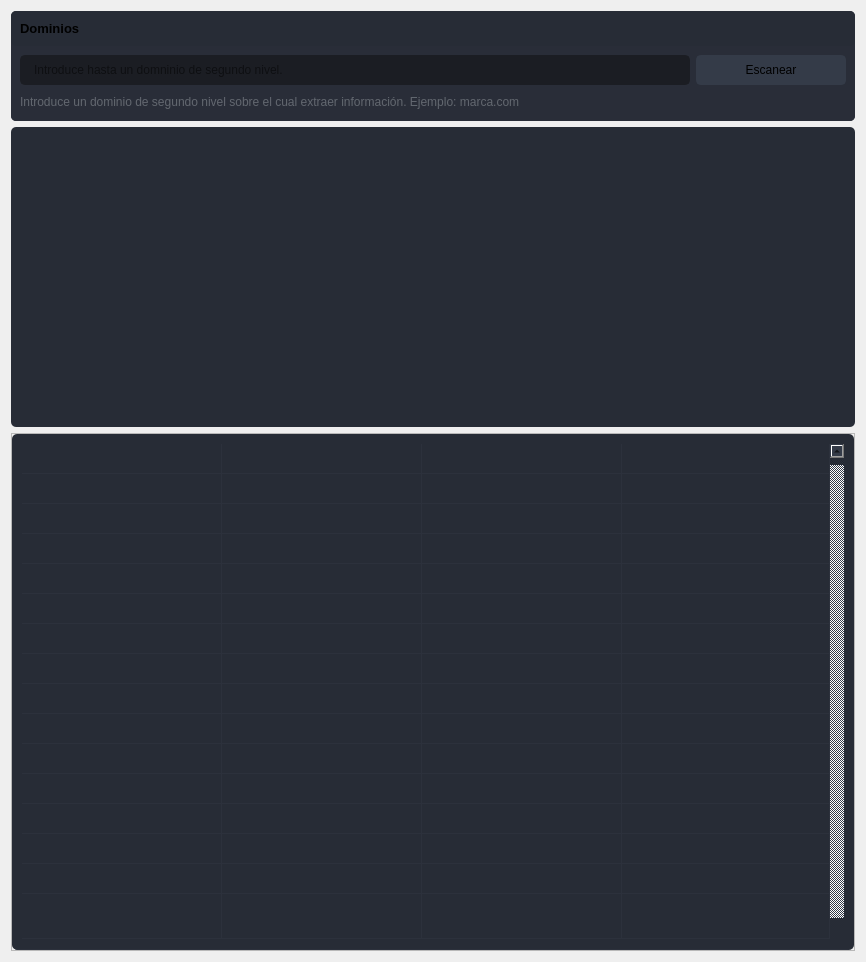
                  <widget class="QWidget" name="page">
                   <property name="minimumSize">
                    <size>
                     <width>0</width>
                     <height>0</height>
                    </size>
                   </property>
                   <layout class="QVBoxLayout" name="verticalLayout_12">
                    <item>
                     <widget class="QFrame" name="frame_6">
                      <property name="styleSheet">
                       <string notr="true">border-radius: 5px;</string>
                      </property>
                      <property name="frameShape">
                       <enum>QFrame::StyledPanel</enum>
                      </property>
                      <property name="frameShadow">
                       <enum>QFrame::Raised</enum>
                      </property>
                      <layout class="QVBoxLayout" name="verticalLayout_20">
                       <property name="spacing">
                        <number>0</number>
                       </property>
                       <property name="leftMargin">
                        <number>0</number>
                       </property>
                       <property name="topMargin">
                        <number>0</number>
                       </property>
                       <property name="rightMargin">
                        <number>0</number>
                       </property>
                       <property name="bottomMargin">
                        <number>0</number>
                       </property>
                       <item>
                        <widget class="QFrame" name="frame_div_content_3">
                         <property name="minimumSize">
                          <size>
                           <width>0</width>
                           <height>110</height>
                          </size>
                         </property>
                         <property name="maximumSize">
                          <size>
                           <width>16777215</width>
                           <height>110</height>
                          </size>
                         </property>
                         <property name="styleSheet">
                          <string notr="true">background-color: rgb(41, 45, 56);
border-radius: 5px;
</string>
                         </property>
                         <property name="frameShape">
                          <enum>QFrame::NoFrame</enum>
                         </property>
                         <property name="frameShadow">
                          <enum>QFrame::Raised</enum>
                         </property>
                         <layout class="QVBoxLayout" name="verticalLayout_21">
                          <property name="spacing">
                           <number>0</number>
                          </property>
                          <property name="leftMargin">
                           <number>0</number>
                          </property>
                          <property name="topMargin">
                           <number>0</number>
                          </property>
                          <property name="rightMargin">
                           <number>0</number>
                          </property>
                          <property name="bottomMargin">
                           <number>0</number>
                          </property>
                          <item>
                           <widget class="QFrame" name="frame_title_wid_3">
                            <property name="maximumSize">
                             <size>
                              <width>16777215</width>
                              <height>35</height>
                             </size>
                            </property>
                            <property name="styleSheet">
                             <string notr="true">background-color: rgb(39, 44, 54);</string>
                            </property>
                            <property name="frameShape">
                             <enum>QFrame::StyledPanel</enum>
                            </property>
                            <property name="frameShadow">
                             <enum>QFrame::Raised</enum>
                            </property>
                            <layout class="QVBoxLayout" name="verticalLayout_22">
                             <item>
                              <widget class="QLabel" name="labelBoxBlenderInstalation_3">
                               <property name="font">
                                <font>
                                 <family>Segoe UI</family>
                                 <pointsize>10</pointsize>
                                 <weight>75</weight>
                                 <bold>true</bold>
                                </font>
                               </property>
                               <property name="styleSheet">
                                <string notr="true"/>
                               </property>
                               <property name="text">
                                <string>Dominios</string>
                               </property>
                              </widget>
                             </item>
                            </layout>
                           </widget>
                          </item>
                          <item>
                           <widget class="QFrame" name="frame_content_wid_3">
                            <property name="frameShape">
                             <enum>QFrame::NoFrame</enum>
                            </property>
                            <property name="frameShadow">
                             <enum>QFrame::Raised</enum>
                            </property>
                            <layout class="QHBoxLayout" name="horizontalLayout_14">
                             <item>
                              <layout class="QGridLayout" name="gridLayout_5">
                               <property name="bottomMargin">
                                <number>0</number>
                               </property>
                               <item row="0" column="0">
                                <widget class="QLineEdit" name="lineEdit_3">
                                 <property name="minimumSize">
                                  <size>
                                   <width>0</width>
                                   <height>30</height>
                                  </size>
                                 </property>
                                 <property name="styleSheet">
                                  <string notr="true">QLineEdit {
	background-color: rgb(27, 29, 35);
	border-radius: 5px;
	border: 2px solid rgb(27, 29, 35);
	padding-left: 10px;
}
QLineEdit:hover {
	border: 2px solid rgb(64, 71, 88);
}
QLineEdit:focus {
	border: 2px solid rgb(91, 101, 124);
}</string>
                                 </property>
                                 <property name="text">
                                  <string/>
                                 </property>
                                 <property name="placeholderText">
                                  <string>Introduce hasta un domninio de segundo nivel.</string>
                                 </property>
                                </widget>
                               </item>
                               <item row="0" column="1">
                                <widget class="QPushButton" name="escanear_3">
                                 <property name="minimumSize">
                                  <size>
                                   <width>150</width>
                                   <height>30</height>
                                  </size>
                                 </property>
                                 <property name="font">
                                  <font>
                                   <family>Segoe UI</family>
                                   <pointsize>9</pointsize>
                                  </font>
                                 </property>
                                 <property name="styleSheet">
                                  <string notr="true">QPushButton {
	border: 2px solid rgb(52, 59, 72);
	border-radius: 5px;
	background-color: rgb(52, 59, 72);
}
QPushButton:hover {
	background-color: rgb(57, 65, 80);
	border: 2px solid rgb(61, 70, 86);
}
QPushButton:pressed {
	background-color: rgb(35, 40, 49);
	border: 2px solid rgb(43, 50, 61);
}</string>
                                 </property>
                                 <property name="text">
                                  <string>Escanear</string>
                                 </property>
                                 <property name="icon">
                                  <iconset>
                                   <normaloff>icons/16x16/cil-folder-open.png</normaloff>icons/16x16/cil-folder-open.png</iconset>
                                 </property>
                                </widget>
                               </item>
                               <item row="1" column="0" colspan="2">
                                <widget class="QLabel" name="labelVersion_5">
                                 <property name="styleSheet">
                                  <string notr="true">color: rgb(98, 103, 111);</string>
                                 </property>
                                 <property name="lineWidth">
                                  <number>1</number>
                                 </property>
                                 <property name="text">
                                  <string>Introduce un dominio de segundo nivel sobre el cual extraer información. Ejemplo: marca.com</string>
                                 </property>
                                 <property name="alignment">
                                  <set>Qt::AlignLeading|Qt::AlignLeft|Qt::AlignVCenter</set>
                                 </property>
                                </widget>
                               </item>
                              </layout>
                             </item>
                            </layout>
                           </widget>
                          </item>
                         </layout>
                        </widget>
                       </item>
                      </layout>
                     </widget>
                    </item>
                    <item>
                     <widget class="QFrame" name="frame_4">
                      <property name="minimumSize">
                       <size>
                        <width>0</width>
                        <height>300</height>
                       </size>
                      </property>
                      <property name="styleSheet">
                       <string notr="true">background-color: rgb(39, 44, 54);
border-radius: 5px;</string>
                      </property>
                      <property name="frameShape">
                       <enum>QFrame::StyledPanel</enum>
                      </property>
                      <property name="frameShadow">
                       <enum>QFrame::Raised</enum>
                      </property>
                      <layout class="QVBoxLayout" name="verticalLayout_19">
                       <item>
                        <layout class="QGridLayout" name="gridLayout_4">
                         <property name="sizeConstraint">
                          <enum>QLayout::SetMinimumSize</enum>
                         </property>
                         <property name="spacing">
                          <number>3</number>
                         </property>
                         <item row="1" column="0">
                          <widget class="QLabel" name="label_14">
                           <property name="sizePolicy">
                            <sizepolicy hsizetype="Minimum" vsizetype="Minimum">
                             <horstretch>0</horstretch>
                             <verstretch>0</verstretch>
                            </sizepolicy>
                           </property>
                           <property name="minimumSize">
                            <size>
                             <width>0</width>
                             <height>0</height>
                            </size>
                           </property>
                           <property name="maximumSize">
                            <size>
                             <width>600</width>
                             <height>600</height>
                            </size>
                           </property>
                           <property name="frameShape">
                            <enum>QFrame::NoFrame</enum>
                           </property>
                           <property name="text">
                            <string/>
                           </property>
                          </widget>
                         </item>
                        </layout>
                       </item>
                      </layout>
                     </widget>
                    </item>
                    <item>
                     <widget class="QFrame" name="frame_5">
                      <property name="sizePolicy">
                       <sizepolicy hsizetype="Minimum" vsizetype="Minimum">
                        <horstretch>0</horstretch>
                        <verstretch>0</verstretch>
                       </sizepolicy>
                      </property>
                      <property name="minimumSize">
                       <size>
                        <width>0</width>
                        <height>150</height>
                       </size>
                      </property>
                      <property name="frameShape">
                       <enum>QFrame::StyledPanel</enum>
                      </property>
                      <property name="frameShadow">
                       <enum>QFrame::Raised</enum>
                      </property>
                      <layout class="QHBoxLayout" name="horizontalLayout_13">
                       <property name="spacing">
                        <number>0</number>
                       </property>
                       <property name="leftMargin">
                        <number>0</number>
                       </property>
                       <property name="topMargin">
                        <number>0</number>
                       </property>
                       <property name="rightMargin">
                        <number>0</number>
                       </property>
                       <property name="bottomMargin">
                        <number>0</number>
                       </property>
                       <item>
                        <widget class="QTableWidget" name="tableWidget_2">
                         <property name="sizePolicy">
                          <sizepolicy hsizetype="Expanding" vsizetype="Expanding">
                           <horstretch>0</horstretch>
                           <verstretch>0</verstretch>
                          </sizepolicy>
                         </property>
                         <property name="palette">
                          <palette>
                           <active>
                            <colorrole role="WindowText">
                             <brush brushstyle="SolidPattern">
                              <color alpha="255">
                               <red>210</red>
                               <green>210</green>
                               <blue>210</blue>
                              </color>
                             </brush>
                            </colorrole>
                            <colorrole role="Button">
                             <brush brushstyle="SolidPattern">
                              <color alpha="255">
                               <red>39</red>
                               <green>44</green>
                               <blue>54</blue>
                              </color>
                             </brush>
                            </colorrole>
                            <colorrole role="Text">
                             <brush brushstyle="SolidPattern">
                              <color alpha="255">
                               <red>210</red>
                               <green>210</green>
                               <blue>210</blue>
                              </color>
                             </brush>
                            </colorrole>
                            <colorrole role="ButtonText">
                             <brush brushstyle="SolidPattern">
                              <color alpha="255">
                               <red>210</red>
                               <green>210</green>
                               <blue>210</blue>
                              </color>
                             </brush>
                            </colorrole>
                            <colorrole role="Base">
                             <brush brushstyle="SolidPattern">
                              <color alpha="255">
                               <red>39</red>
                               <green>44</green>
                               <blue>54</blue>
                              </color>
                             </brush>
                            </colorrole>
                            <colorrole role="Window">
                             <brush brushstyle="SolidPattern">
                              <color alpha="255">
                               <red>39</red>
                               <green>44</green>
                               <blue>54</blue>
                              </color>
                             </brush>
                            </colorrole>
                            <colorrole role="PlaceholderText">
                             <brush brushstyle="NoBrush">
                              <color alpha="128">
                               <red>210</red>
                               <green>210</green>
                               <blue>210</blue>
                              </color>
                             </brush>
                            </colorrole>
                           </active>
                           <inactive>
                            <colorrole role="WindowText">
                             <brush brushstyle="SolidPattern">
                              <color alpha="255">
                               <red>210</red>
                               <green>210</green>
                               <blue>210</blue>
                              </color>
                             </brush>
                            </colorrole>
                            <colorrole role="Button">
                             <brush brushstyle="SolidPattern">
                              <color alpha="255">
                               <red>39</red>
                               <green>44</green>
                               <blue>54</blue>
                              </color>
                             </brush>
                            </colorrole>
                            <colorrole role="Text">
                             <brush brushstyle="SolidPattern">
                              <color alpha="255">
                               <red>210</red>
                               <green>210</green>
                               <blue>210</blue>
                              </color>
                             </brush>
                            </colorrole>
                            <colorrole role="ButtonText">
                             <brush brushstyle="SolidPattern">
                              <color alpha="255">
                               <red>210</red>
                               <green>210</green>
                               <blue>210</blue>
                              </color>
                             </brush>
                            </colorrole>
                            <colorrole role="Base">
                             <brush brushstyle="SolidPattern">
                              <color alpha="255">
                               <red>39</red>
                               <green>44</green>
                               <blue>54</blue>
                              </color>
                             </brush>
                            </colorrole>
                            <colorrole role="Window">
                             <brush brushstyle="SolidPattern">
                              <color alpha="255">
                               <red>39</red>
                               <green>44</green>
                               <blue>54</blue>
                              </color>
                             </brush>
                            </colorrole>
                            <colorrole role="PlaceholderText">
                             <brush brushstyle="NoBrush">
                              <color alpha="128">
                               <red>210</red>
                               <green>210</green>
                               <blue>210</blue>
                              </color>
                             </brush>
                            </colorrole>
                           </inactive>
                           <disabled>
                            <colorrole role="WindowText">
                             <brush brushstyle="SolidPattern">
                              <color alpha="255">
                               <red>210</red>
                               <green>210</green>
                               <blue>210</blue>
                              </color>
                             </brush>
                            </colorrole>
                            <colorrole role="Button">
                             <brush brushstyle="SolidPattern">
                              <color alpha="255">
                               <red>39</red>
                               <green>44</green>
                               <blue>54</blue>
                              </color>
                             </brush>
                            </colorrole>
                            <colorrole role="Text">
                             <brush brushstyle="SolidPattern">
                              <color alpha="255">
                               <red>210</red>
                               <green>210</green>
                               <blue>210</blue>
                              </color>
                             </brush>
                            </colorrole>
                            <colorrole role="ButtonText">
                             <brush brushstyle="SolidPattern">
                              <color alpha="255">
                               <red>210</red>
                               <green>210</green>
                               <blue>210</blue>
                              </color>
                             </brush>
                            </colorrole>
                            <colorrole role="Base">
                             <brush brushstyle="SolidPattern">
                              <color alpha="255">
                               <red>39</red>
                               <green>44</green>
                               <blue>54</blue>
                              </color>
                             </brush>
                            </colorrole>
                            <colorrole role="Window">
                             <brush brushstyle="SolidPattern">
                              <color alpha="255">
                               <red>39</red>
                               <green>44</green>
                               <blue>54</blue>
                              </color>
                             </brush>
                            </colorrole>
                            <colorrole role="PlaceholderText">
                             <brush brushstyle="NoBrush">
                              <color alpha="128">
                               <red>210</red>
                               <green>210</green>
                               <blue>210</blue>
                              </color>
                             </brush>
                            </colorrole>
                           </disabled>
                          </palette>
                         </property>
                         <property name="styleSheet">
                          <string notr="true">QTableWidget {
	background-color: rgb(39, 44, 54);
	padding: 10px;
	border-radius: 5px;
	gridline-color: rgb(44, 49, 60);
	border-bottom: 1px solid rgb(44, 49, 60);
}
QTableWidget::item{
	border-color: rgb(44, 49, 60);
	padding-left: 5px;
	padding-right: 5px;
	gridline-color: rgb(44, 49, 60);
}
QTableWidget::item:selected{
	background-color: rgb(85, 170, 255);
}
QScrollBar:horizontal {
    border: none;
    background: rgb(52, 59, 72);
    height: 14px;
    margin: 0px 21px 0 21px;
	border-radius: 0px;
}
 QScrollBar:vertical {
	border: none;
    background: rgb(52, 59, 72);
    width: 14px;
    margin: 21px 0 21px 0;
	border-radius: 0px;
 }
QHeaderView::section{
	Background-color: rgb(39, 44, 54);
	max-width: 30px;
	border: 1px solid rgb(44, 49, 60);
	border-style: none;
    border-bottom: 1px solid rgb(44, 49, 60);
    border-right: 1px solid rgb(44, 49, 60);
}
QTableWidget::horizontalHeader {
	background-color: rgb(81, 255, 0);
}
QHeaderView::section:horizontal
{
    border: 1px solid rgb(32, 34, 42);
	background-color: rgb(27, 29, 35);
	padding: 3px;
	border-top-left-radius: 7px;
    border-top-right-radius: 7px;
}
QHeaderView::section:vertical
{
    border: 1px solid rgb(44, 49, 60);
}
</string>
                         </property>
                         <property name="frameShape">
                          <enum>QFrame::NoFrame</enum>
                         </property>
                         <property name="verticalScrollBarPolicy">
                          <enum>Qt::ScrollBarAlwaysOn</enum>
                         </property>
                         <property name="sizeAdjustPolicy">
                          <enum>QAbstractScrollArea::AdjustToContents</enum>
                         </property>
                         <property name="editTriggers">
                          <set>QAbstractItemView::NoEditTriggers</set>
                         </property>
                         <property name="alternatingRowColors">
                          <bool>false</bool>
                         </property>
                         <property name="selectionMode">
                          <enum>QAbstractItemView::SingleSelection</enum>
                         </property>
                         <property name="selectionBehavior">
                          <enum>QAbstractItemView::SelectRows</enum>
                         </property>
                         <property name="showGrid">
                          <bool>true</bool>
                         </property>
                         <property name="gridStyle">
                          <enum>Qt::SolidLine</enum>
                         </property>
                         <property name="sortingEnabled">
                          <bool>false</bool>
                         </property>
                         <attribute name="horizontalHeaderVisible">
                          <bool>false</bool>
                         </attribute>
                         <attribute name="horizontalHeaderCascadingSectionResizes">
                          <bool>true</bool>
                         </attribute>
                         <attribute name="horizontalHeaderDefaultSectionSize">
                          <number>200</number>
                         </attribute>
                         <attribute name="horizontalHeaderStretchLastSection">
                          <bool>true</bool>
                         </attribute>
                         <attribute name="verticalHeaderVisible">
                          <bool>false</bool>
                         </attribute>
                         <attribute name="verticalHeaderCascadingSectionResizes">
                          <bool>false</bool>
                         </attribute>
                         <attribute name="verticalHeaderHighlightSections">
                          <bool>false</bool>
                         </attribute>
                         <attribute name="verticalHeaderStretchLastSection">
                          <bool>true</bool>
                         </attribute>
                         <row>
                          <property name="text">
                           <string>New Row</string>
                          </property>
                          <property name="font">
                           <font>
                            <family>Segoe UI</family>
                           </font>
                          </property>
                         </row>
                         <row>
                          <property name="text">
                           <string>New Row</string>
                          </property>
                         </row>
                         <row>
                          <property name="text">
                           <string>New Row</string>
                          </property>
                         </row>
                         <row>
                          <property name="text">
                           <string>New Row</string>
                          </property>
                         </row>
                         <row>
                          <property name="text">
                           <string>New Row</string>
                          </property>
                         </row>
                         <row>
                          <property name="text">
                           <string>New Row</string>
                          </property>
                         </row>
                         <row>
                          <property name="text">
                           <string>New Row</string>
                          </property>
                         </row>
                         <row>
                          <property name="text">
                           <string>New Row</string>
                          </property>
                         </row>
                         <row>
                          <property name="text">
                           <string>New Row</string>
                          </property>
                         </row>
                         <row>
                          <property name="text">
                           <string>New Row</string>
                          </property>
                         </row>
                         <row>
                          <property name="text">
                           <string>New Row</string>
                          </property>
                         </row>
                         <row>
                          <property name="text">
                           <string>New Row</string>
                          </property>
                         </row>
                         <row>
                          <property name="text">
                           <string>New Row</string>
                          </property>
                         </row>
                         <row>
                          <property name="text">
                           <string>New Row</string>
                          </property>
                         </row>
                         <row>
                          <property name="text">
                           <string>New Row</string>
                          </property>
                         </row>
                         <row>
                          <property name="text">
                           <string>New Row</string>
                          </property>
                         </row>
                         <column>
                          <property name="text">
                           <string>0</string>
                          </property>
                         </column>
                         <column>
                          <property name="text">
                           <string>1</string>
                          </property>
                         </column>
                         <column>
                          <property name="text">
                           <string>2</string>
                          </property>
                         </column>
                         <column>
                          <property name="text">
                           <string>3</string>
                          </property>
                         </column>
                         <item row="0" column="0">
                          <property name="text">
                           <string/>
                          </property>
                         </item>
                         <item row="0" column="1">
                          <property name="text">
                           <string/>
                          </property>
                         </item>
                         <item row="0" column="2">
                          <property name="text">
                           <string/>
                          </property>
                         </item>
                         <item row="0" column="3">
                          <property name="text">
                           <string/>
                          </property>
                         </item>
                        </widget>
                       </item>
                      </layout>
                     </widget>
                    </item>
                   </layout>
                  </widget>
